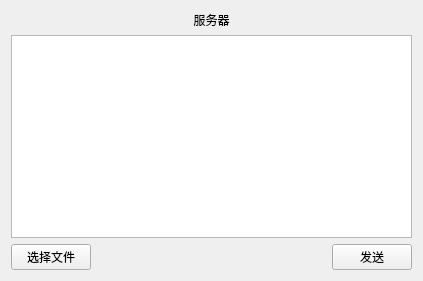
<?xml version="1.0" encoding="UTF-8"?>
<ui version="4.0">
 <class>TcpServerFile</class>
 <widget class="QWidget" name="TcpServerFile">
  <property name="geometry">
   <rect>
    <x>0</x>
    <y>0</y>
    <width>423</width>
    <height>281</height>
   </rect>
  </property>
  <property name="windowTitle">
   <string>TcpServerFile</string>
  </property>
  <layout class="QGridLayout" name="gridLayout">
   <item row="0" column="0" colspan="3">
    <widget class="QLabel" name="label">
     <property name="text">
      <string>服务器</string>
     </property>
     <property name="alignment">
      <set>Qt::AlignCenter</set>
     </property>
    </widget>
   </item>
   <item row="1" column="0" colspan="3">
    <widget class="QTextEdit" name="ReadMsg"/>
   </item>
   <item row="2" column="0">
    <widget class="QPushButton" name="btnChoseFile">
     <property name="text">
      <string>选择文件</string>
     </property>
    </widget>
   </item>
   <item row="2" column="1">
    <spacer name="horizontalSpacer">
     <property name="orientation">
      <enum>Qt::Horizontal</enum>
     </property>
     <property name="sizeHint" stdset="0">
      <size>
       <width>240</width>
       <height>20</height>
      </size>
     </property>
    </spacer>
   </item>
   <item row="2" column="2">
    <widget class="QPushButton" name="btnSend">
     <property name="text">
      <string>发送</string>
     </property>
    </widget>
   </item>
  </layout>
 </widget>
 <layoutdefault spacing="6" margin="11"/>
 <resources/>
 <connections/>
</ui>
